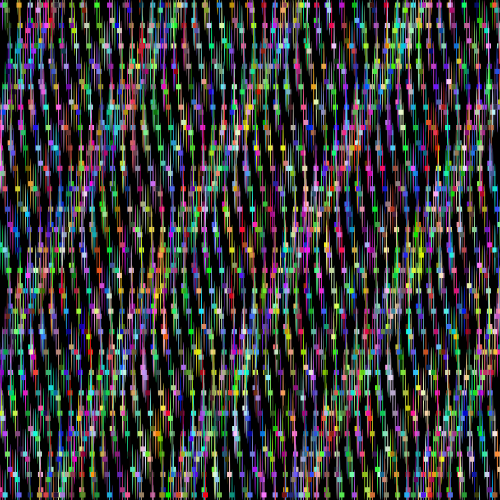
Frame 1 (no input)
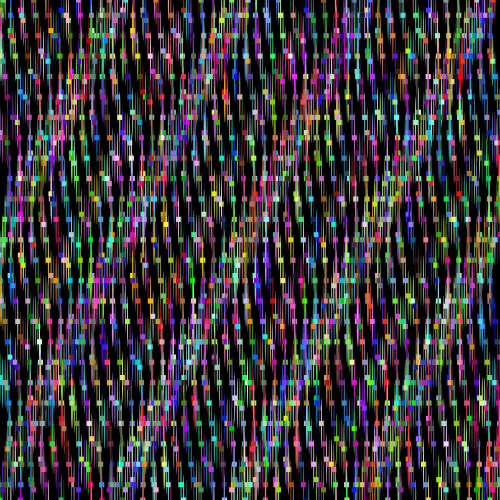
Frame 60 (the mouse pressed at the canvas centre just before this capture)
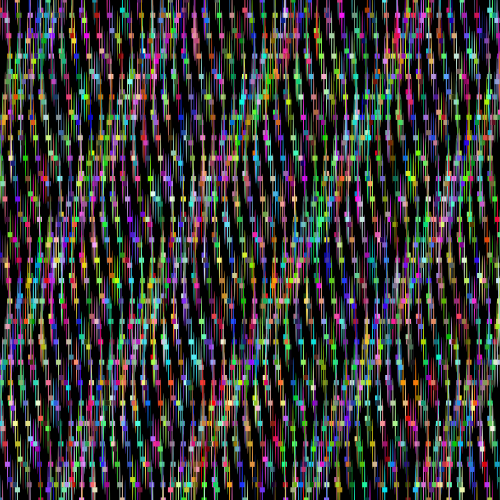
Frame 120 (the mouse held since frame 60 and released just before this capture)

The Processing sketch that drew these frames (run headless with seeded random() and noise(); from frame 60 on, the mouse is pressed at the canvas centre):

// Processing sketch: processing_153235
// ── processing_153235.pde

/*
 * Creative Coding
 * Week 2, 05 - Moving Patterns 1
 * by Indae Hwang and Jon McCormack
 * Copyright (c) 2014 Monash University
 *
 * This sketch builds on the previous sketches, drawing shapes based on the
 * current framerate. The movement of individual shapes combine to create a
 * gestalt field of motion. Use the arrow keys on your keyboard to change the
 * frame rate. 
 * 
 */

// variable used to store the current frame rate value
int frame_rate_value;

void setup() {
  size(500, 500);

  frame_rate_value = 6;
  frameRate(frame_rate_value);
  rectMode(CENTER);
  background(255);
}


void draw() {

  background(0);

  int num = 50;
  int margin = 0;
  float gutter = 0; //distance between each cell
  float cellsize = ( width - (2 * margin) - gutter * (num - 1) ) / (num - 1);

  int circleNumber = 0; // counter
  for (int i=0; i<num; i++) {
    for (int j=0; j<num; j++) {
      circleNumber = (i * num) + j; // different way to calculate the circle number from w2_04

      float tx = margin + cellsize * i + gutter * i;
      float ty = margin + cellsize * j + gutter * j;

      movingCircle(tx, ty, cellsize, circleNumber);
    }
  }
} //end of draw 


void movingCircle(float x, float y, float size, int circleNum) {

  float finalAngle;
  finalAngle = frameCount + circleNum;

  //the rotating angle for each tempX and tempY postion is affected by frameRate and angle;  
  float tempX = x + (size) * sin(HALF_PI / frame_rate_value * finalAngle);
  float tempY = y + (size) * cos(TWO_PI / frame_rate_value * finalAngle);

  noStroke();
  fill(random(0,255), random(0,255), random(0,255));
  rect(tempX, tempY, size/2, size/2);
  ellipse(tempX, tempY, 1, size*5);

}


/*
 * keyReleased function
 *
 * called automatically by Processing when a keyboard key is released
 */
void keyReleased() {

  // right arrow -- increase frame_rate_value
  if (keyCode == RIGHT && frame_rate_value < 60) {
    frame_rate_value++;
  }

  // left arrow -- decrease frame_rate_value
  if ( keyCode == LEFT && frame_rate_value > 1) {
    frame_rate_value--;
  }

  // set the frameRate and print current value on the screen
  frameRate(frame_rate_value);
  println("Current frame Rate is: " + frame_rate_value);
}
